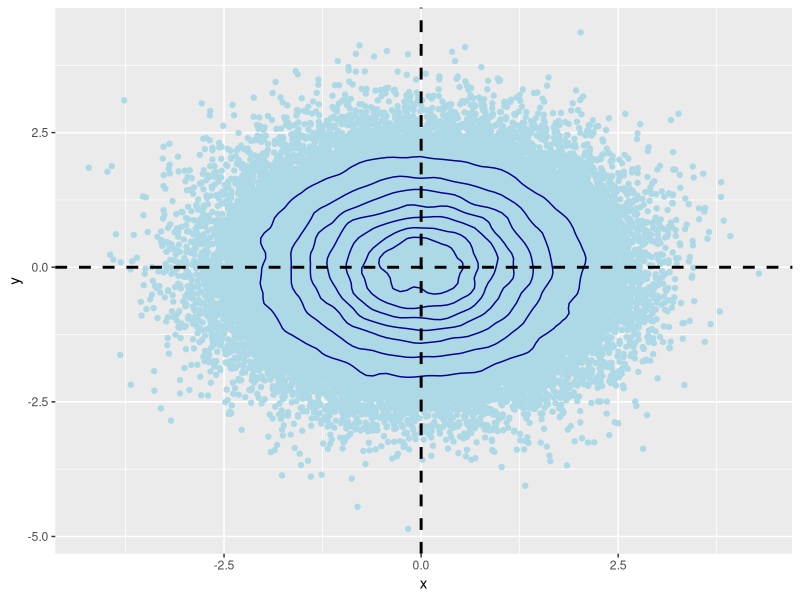
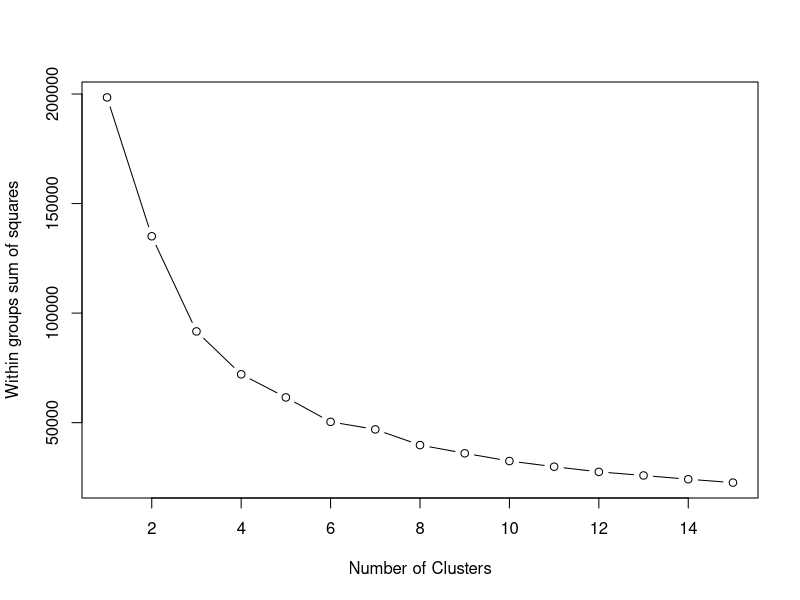
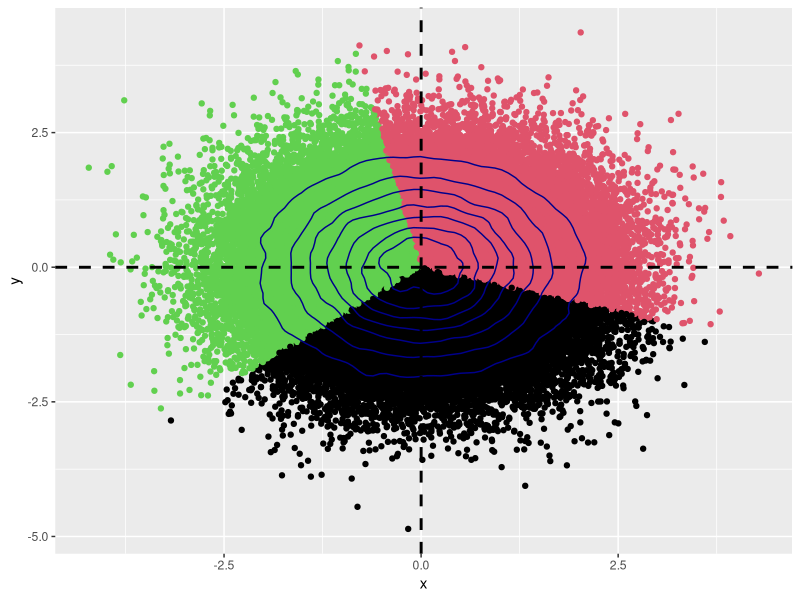
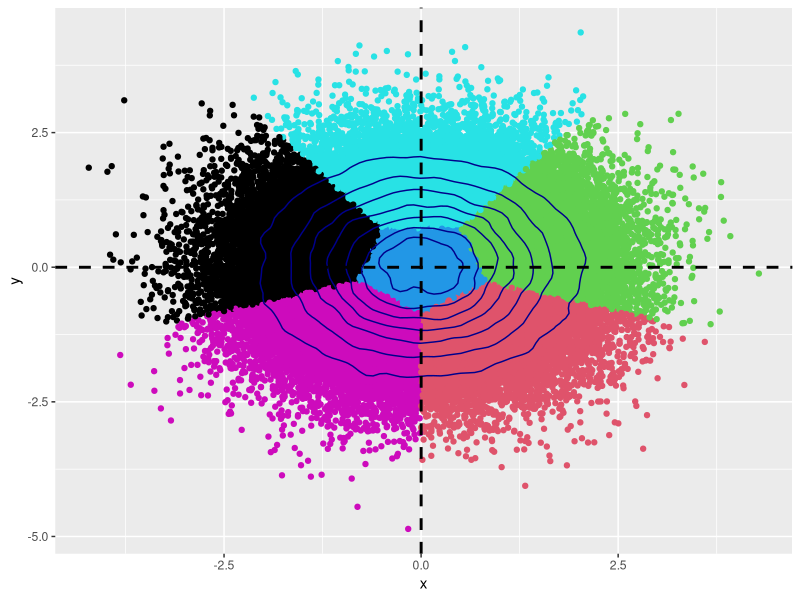
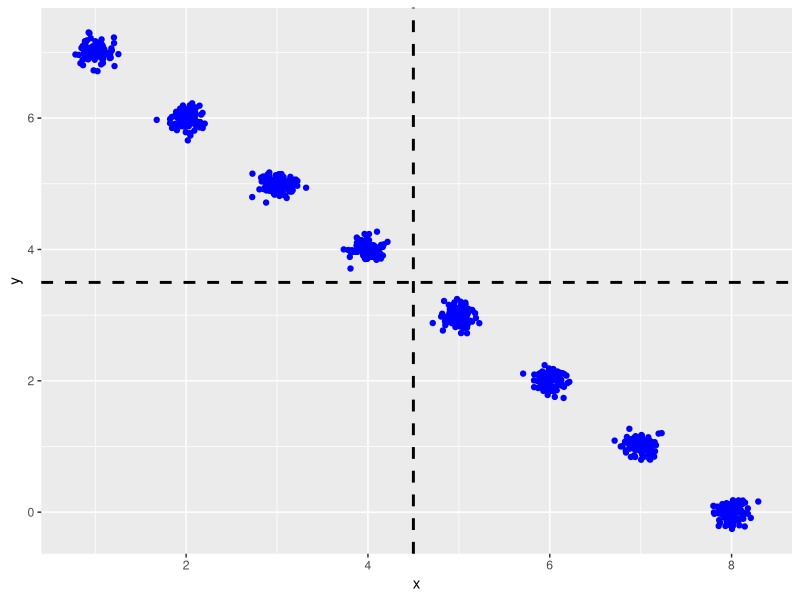

Write R code to recreate these figures, in order.
####################################################
####################################################
####### O Problema de Clustering K-means # #########
######## PEDRO CAVALCANTE OLIVEIRA ################# 
################ AZUL ##############################
library(dplyr)
library(cluster)
library(ggplot2)
#####Começaremos gerando dados aleatórios
##### Seja n o tamanho da amostra, o leitor pode alterar se quiser

n <- 100000

#### Geraremos um vetor aleatório no R^2

x <- rnorm(mean = 0, 
            sd = 1,
              n= n)

y <- rnorm(mean = 0,
            sd = 1,
              n = n)

amostra1 <- data.frame(x, y)

amostra1 %>%
  ggplot(aes(x=x, y=y))+
  geom_point(color = "light blue")+
  geom_density_2d(color = "dark blue")+
  geom_vline(aes(xintercept=mean(x)),   
             color="black", linetype="dashed", size=1)+
  geom_hline(aes(yintercept=mean(y)),   
             color="black", linetype="dashed", size=1)

##### Definimos uma semente aleatória

set.seed(1234)

##### Método do Cotovelo

wssplot <- function(data, nc=15, seed=1234){
  wss <- (nrow(data)-1)*sum(apply(data,2,var))
  for (i in 2:nc){
    set.seed(seed)
    wss[i] <- sum(kmeans(data, centers=i)$withinss)}
  plot(1:nc, wss, type="b", xlab="Number of Clusters",
       ylab="Within groups sum of squares")}

wssplot(amostra1)

kmeans_amostra1_1 <- kmeans(amostra1, 
                            centers = 3)

amostra1 %>%
  ggplot(aes(x=x, y=y))+
  geom_point(color = kmeans_amostra1_1$cluster)+
  geom_density_2d(color = "dark blue")+
  geom_vline(aes(xintercept=mean(x)),   
             color="black", linetype="dashed", size=1)+
  geom_hline(aes(yintercept=mean(y)),   
             color="black", linetype="dashed", size=1)

kmeans_amostra1_2 <- kmeans(amostra1, 
                            centers = 6)

amostra1 %>%
  ggplot(aes(x=x, y=y))+
  geom_point(color = kmeans_amostra1_2$cluster)+
  geom_density_2d(color = "dark blue")+
  geom_vline(aes(xintercept=mean(x)),   
             color="black", linetype="dashed", size=1)+
  geom_hline(aes(yintercept=mean(y)),   
             color="black", linetype="dashed", size=1)

##### O algoritimo encontra agrupamentos
##### Apesar dos dados serem homogeneamente distribuídos

k <- 8
m = 100

datalist = list() ## Util depois para aglutinar os dados

for (i in 1:k){
  
    x <- rnorm(mean = i, 
              sd = .1, 
                n=m)
    
  y <- rnorm(mean = (8-i),
              sd = .1,
                n=m)
  
  datalist[[i]] <- data.frame(x,y)
}

amostra2 <- do.call(rbind, datalist)

amostra2 %>%
  ggplot(aes(x=x, y=y))+
  geom_point(color = "blue")+
  geom_vline(aes(xintercept=mean(x)),   
             color="black", linetype="dashed", size=1)+
  geom_hline(aes(yintercept=mean(y)),   
             color="black", linetype="dashed", size=1)




